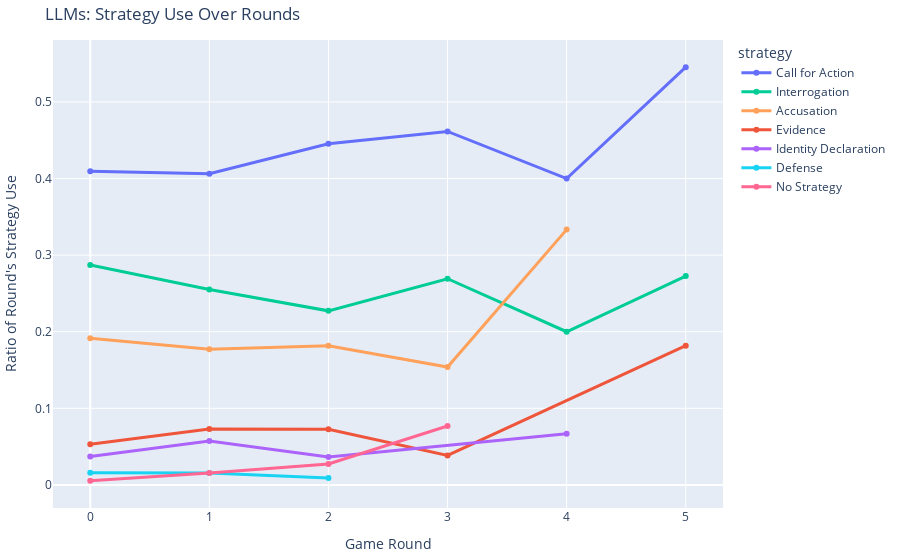

Notebook cell for this chart:
### Code cell
## Strategy used over time (LLMs)

llm_strats_byround = llm_text_df.explode("strategy").groupby("round")["strategy"].value_counts().reset_index()
# Make scaled by total strategy use per round
llm_strats_byround["count"] = llm_strats_byround.groupby("round")["count"].transform(lambda x: x/x.sum()) 

fig = px.line(llm_strats_byround, x="round", y="count", color="strategy", markers=True)
fig.update_traces(line_width=3)
fig.update_layout(yaxis_title="Ratio of Round's Strategy Use", xaxis_title="Game Round", title="LLMs: Strategy Use Over Rounds")
fig.show()

### Figure 1 — Plotly figure (JSON) as saved in the notebook; plotly's stock layout.template omitted (floating-point values rounded to 4 significant figures)
{"data": [{"hovertemplate": "strategy=Call for Action<br>round=%{x}<br>count=%{y}<extra></extra>", "legendgroup": "Call for Action", "line": {"color": "#636EFA", "dash": "solid", "width": 3}, "marker": {"symbol": "circle"}, "mode": "lines+markers", "name": "Call for Action", "orientation": "v", "showlegend": true, "type": "scatter", "x": [0, 1, 2, 3, 4, 5], "xaxis": "x", "y": [0.4096, 0.4062, 0.4455, 0.4615, 0.4, 0.5455], "yaxis": "y"}, {"hovertemplate": "strategy=Interrogation<br>round=%{x}<br>count=%{y}<extra></extra>", "legendgroup": "Interrogation", "line": {"color": "#00CC96", "dash": "solid", "width": 3}, "marker": {"symbol": "circle"}, "mode": "lines+markers", "name": "Interrogation", "orientation": "v", "showlegend": true, "type": "scatter", "x": [0, 1, 2, 3, 4, 5], "xaxis": "x", "y": [0.2872, 0.2552, 0.2273, 0.2692, 0.2, 0.2727], "yaxis": "y"}, {"hovertemplate": "strategy=Accusation<br>round=%{x}<br>count=%{y}<extra></extra>", "legendgroup": "Accusation", "line": {"color": "#FFA15A", "dash": "solid", "width": 3}, "marker": {"symbol": "circle"}, "mode": "lines+markers", "name": "Accusation", "orientation": "v", "showlegend": true, "type": "scatter", "x": [0, 1, 2, 3, 4], "xaxis": "x", "y": [0.1915, 0.1771, 0.1818, 0.1538, 0.3333], "yaxis": "y"}, {"hovertemplate": "strategy=Evidence<br>round=%{x}<br>count=%{y}<extra></extra>", "legendgroup": "Evidence", "line": {"color": "#EF553B", "dash": "solid", "width": 3}, "marker": {"symbol": "circle"}, "mode": "lines+markers", "name": "Evidence", "orientation": "v", "showlegend": true, "type": "scatter", "x": [0, 1, 2, 3, 5], "xaxis": "x", "y": [0.05319, 0.07292, 0.07273, 0.03846, 0.1818], "yaxis": "y"}, {"hovertemplate": "strategy=Identity Declaration<br>round=%{x}<br>count=%{y}<extra></extra>", "legendgroup": "Identity Declaration", "line": {"color": "#AB63FA", "dash": "solid", "width": 3}, "marker": {"symbol": "circle"}, "mode": "lines+markers", "name": "Identity Declaration", "orientation": "v", "showlegend": true, "type": "scatter", "x": [0, 1, 2, 4], "xaxis": "x", "y": [0.03723, 0.05729, 0.03636, 0.06667], "yaxis": "y"}, {"hovertemplate": "strategy=Defense<br>round=%{x}<br>count=%{y}<extra></extra>", "legendgroup": "Defense", "line": {"color": "#19D3F3", "dash": "solid", "width": 3}, "marker": {"symbol": "circle"}, "mode": "lines+markers", "name": "Defense", "orientation": "v", "showlegend": true, "type": "scatter", "x": [0, 1, 2], "xaxis": "x", "y": [0.01596, 0.01562, 0.009091], "yaxis": "y"}, {"hovertemplate": "strategy=No Strategy<br>round=%{x}<br>count=%{y}<extra></extra>", "legendgroup": "No Strategy", "line": {"color": "#FF6692", "dash": "solid", "width": 3}, "marker": {"symbol": "circle"}, "mode": "lines+markers", "name": "No Strategy", "orientation": "v", "showlegend": true, "type": "scatter", "x": [0, 1, 2, 3], "xaxis": "x", "y": [0.005319, 0.01562, 0.02727, 0.07692], "yaxis": "y"}], "layout": {"legend": {"title": {"text": "strategy"}, "tracegroupgap": 0}, "title": {"text": "LLMs: Strategy Use Over Rounds"}, "xaxis": {"anchor": "y", "domain": [0, 1], "title": {"text": "Game Round"}}, "yaxis": {"anchor": "x", "domain": [0, 1], "title": {"text": "Ratio of Round's Strategy Use"}}}}
